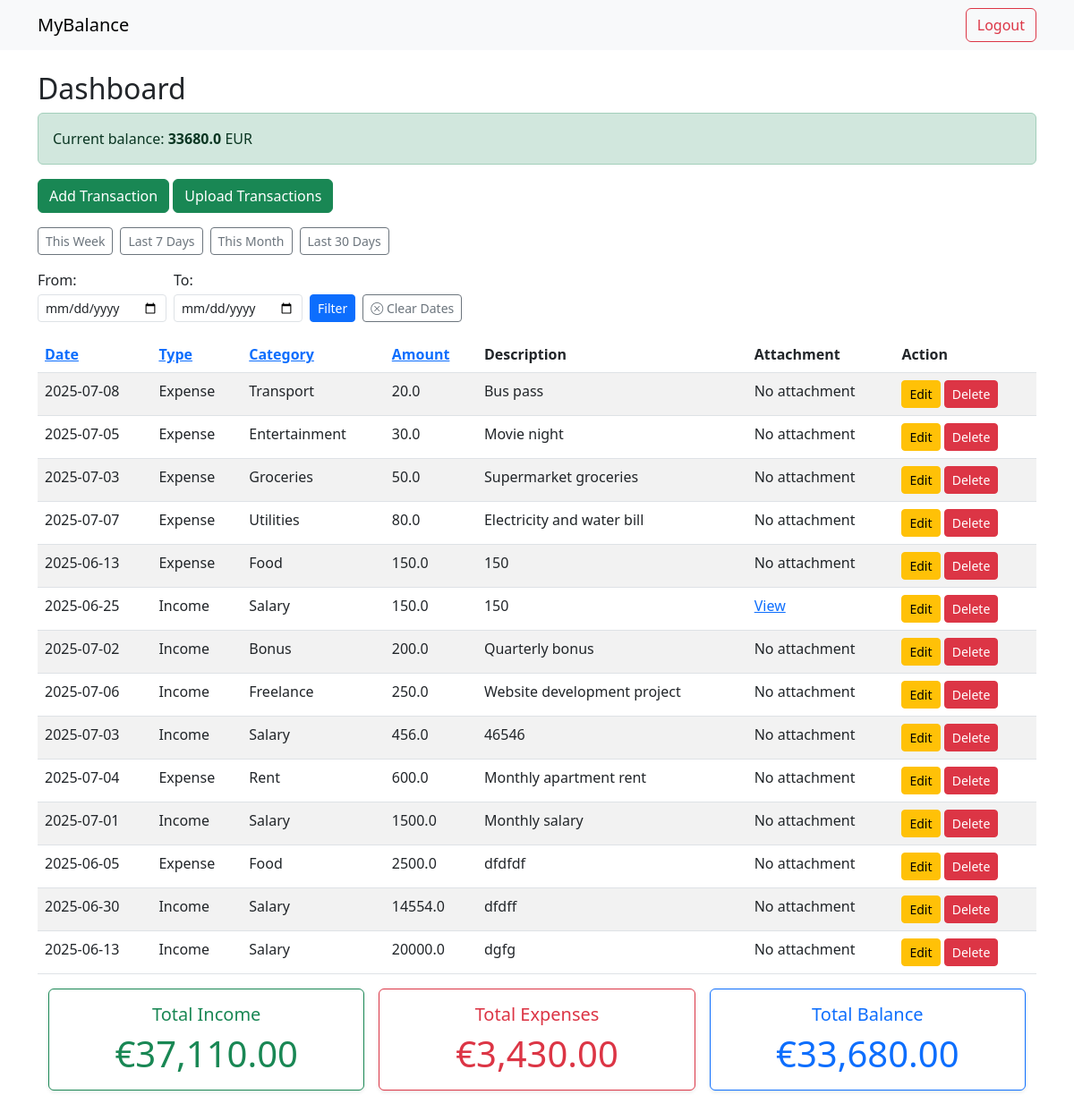
The app's page /dashboard?sort_by=amount&order=asc (signed in) with its own data.
### tables this page shows
CREATE TABLE transactions (
              id INTEGER PRIMARY KEY AUTOINCREMENT,
              user_id INTEGER,
              date TEXT,
              type TEXT,
              category TEXT,
              amount REAL,
              description TEXT, attachment TEXT,
              FOREIGN KEY(user_id) REFERENCES users(id)
              );

### app.py (the view)
@app.route('/dashboard')
def dashboard():
        if 'user_id' not in session:
            return redirect(url_for('login'))
        sort_by=request.args.get('sort_by','date')
        order=request.args.get('order','desc')
        if sort_by not in ['date','type','amount', 'category']:
             sort_by='date'
        if order not in ['asc', 'desc']:
             order='desc'
        date_from=request.args.get('from')
        date_to=request.args.get('to')
        preset=request.args.get('preset')
        today=date.today()
        if preset=='this_week':
             start_of_week=today-timedelta(days=today.weekday())
             date_from=start_of_week.isoformat()
             date_to=today.isoformat()
        elif preset=='last_7_days':
             date_from=(today-timedelta(days=6)).isoformat()
             date_to=today.isoformat()
        elif preset=='this_month':
             date_from=(today.replace(day=1)).isoformat()
             date_to=today.isoformat()
        elif preset=='last_30_days':
             date_from=(today-timedelta(days=29)).isoformat()
             date_to=today.isoformat()
        query='''
            SELECT id, date, type, category, amount, description, attachment
            FROM transactions
            WHERE user_id=?
        '''
        params=[session['user_id']]
        if date_from:
             query+=" AND date>=?"
             params.append(date_from)
        if date_to:
             query+=" AND date<=?"
             params.append(date_to)
        query+= f"ORDER BY {sort_by} {order}"
        conn=get_db_conn()
        c=conn.cursor()
        c.execute(query, tuple(params))
        transactions=c.fetchall()
        query_current = '''SELECT
                        COALESCE(SUM(CASE WHEN type='Income' THEN amount ELSE 0 END),0) -
                        COALESCE(SUM(CASE WHEN type='Expense' THEN amount ELSE 0 END),0) AS balance
                        FROM transactions
                        WHERE user_id=?'''
        c.execute(query_current, (session['user_id'],))
        current_balance = c.fetchone()['balance']
        query_totals='''
                    SELECT
                    COALESCE(SUM(CASE WHEN type='Income' THEN amount ELSE 0 END),0)-
                    COALESCE(SUM(CASE WHEN type='Expense' THEN amount ELSE 0 END),0) AS balance,
                    COALESCE(SUM(CASE WHEN type='Income' THEN amount ELSE 0 END),0) AS total_income,
                    COALESCE(SUM(CASE WHEN type='Expense' THEN amount ELSE 0 END),0) AS total_expenses
                    FROM transactions
                    WHERE user_id=?

                  '''
        params_totals=[session['user_id']]
        if date_from:
            query_totals+= ' AND date>=?'
            params_totals.append(date_from)
        if date_to:
            query_totals+= ' AND date<=?'
            params_totals.append(date_to)
        c.execute(query_totals, tuple(params_totals))
        row=c.fetchone()
        total_income=row['total_income']
        total_expenses=row['total_expenses']
        balance=row['balance']
        conn.close()
        return render_template('dashboard.html', transactions=transactions, sort_by=sort_by, order=order, date_from=date_from,
                               date_to=date_to, balance=balance, total_income=total_income,total_expenses=total_expenses, current_balance=current_balance)

### app.py (called while the page is built)
def get_db_conn():
     conn=sqlite3.connect(DATABASE)
     conn.row_factory=sqlite3.Row
     return conn

### templates/dashboard.html (shortened to what this page needs)
{% extends 'base.html' %}
{% block content %}
<h2>Dashboard</h2>
<div class="alert {% if balance>=0 %} alert-success {% else %} alert-danger {% endif %}" role="alert">
    Current balance: <strong>{{current_balance}}</strong> EUR
</div>
<a href="{{ url_for('add') }}" class="btn btn-success mb-3">Add Transaction</a>
<a href="{{ url_for('import_transactions') }}" class="btn btn-success mb-3">Upload Transactions</a>
<form method="get" class="d-flex align-items-end gap-2 mb-3" style="flex-wrap: wrap; max-width: 600px;">
      <div class="col-auto">
        <a href="{{ url_for('dashboard', preset='this_week')}}" class="btn btn-outline-secondary btn-sm">This Week</a>
    </div>
    <div class="col-auto">
        <a href="{{ url_for('dashboard', preset='last_7_days')}}" class="btn btn-outline-secondary btn-sm">Last 7 Days</a>
    </div>
    <div class="col-auto">
        <a href="{{ url_for('dashboard', preset='this_month')}}" class="btn btn-outline-secondary btn-sm">This Month</a>
    </div>
    <div class="col-auto">
        <a href="{{ url_for('dashboard', preset='last_30_days')}}" class="btn btn-outline-secondary btn-sm">Last 30 Days</a>
    </div>
    <div class="col-auto">
        <label for="from" class="form-label mb-1">From:</label>
        <input type="date" name="from" id="from" class="form-control form-control-sm" value="{{ date_from or ''}}">
    </div>
    <div class="col-auto">
        <label for="to" class="form-label mb-1">To:</label>
        <input type="date" name="to" id="to" class="form-control form-control-sm" value="{{ date_to or ''}}">
    </div>
    <div class="col-auto">
        <button type="submit" class="btn btn-sm btn-primary">Filter</button>
    </div>
    <div class="col-auto">
        <a href="{{ url_for('dashboard')}}" class="btn btn-outline-secondary btn-sm">
            <i class="bi bi-x-circle"></i> Clear Dates</a>
    </div>
</form>
<table class="table table-striped">
    <thead>
        <tr>
            <th><a href="{{ url_for('dashboard',sort_by='date', order='asc' if sort_by!='date' or order=='desc' else 'desc' ) }}">Date</a></th>
            <th><a href="{{ url_for('dashboard', sort_by='type', order='asc' if sort_by!='type' or order=='desc' else 'desc')}}">Type</a></th>
            <th><a href="{{ url_for ('dashboard', sort_by='category', order='asc' if sort_by!='category' or order=='desc' else 'desc')}}">Category</a></th>
            <th><a href ="{{ url_for('dashboard', sort_by='amount', order='asc' if sort_by!='amount' or order=='desc' else 'desc')}}">Amount</a></th>
            <th>Description</th>
            <th>Attachment</th>
            <th>Action</th>
        </tr>
    </thead>
    <tbody>
        {% for t in transactions %}
        <tr>
            <td>{{ t['date'] }}</td>
            <td>{{ t['type'] }}</td>
            <td>{{ t['category'] }}</td>
            <td>{{ t['amount'] }}</td>
            <td>{{ t['description'] }}</td>
            <td>
                {% if  t['attachment']%}
                    <a href="{{ url_for('static', filename='uploads/'+t['attachment'])}}" target="_blank">View</a>
                {% else %}
                    No attachment
                {% endif %}
               </td>
            <td >
                <a href="{{url_for('update', id=t['id'])}}" class="btn btn-sm btn-warning">Edit</a>
                <a href="{{ url_for('confirm_delete', id=t['id'], target='record')}}" class="btn btn-sm btn-danger">Delete</a>
            </td>
        </tr>
        {% endfor %}
    </tbody>
</table>
<div class="container mb-4">
  <div class="row g-3">
    {% if date_from or date_to %}
      <div class="col-md-4">
        <div class="card border-success shadow-sm">
          <div class="card-body text-center">
            <h5 class="card-title text-success">Income for period</h5>
            <p class="card-text display-6 text-success ">€{{ "{:,.2f}".format(total_income) }}</p>
          </div>
        </div>
      </div>
      <div class="col-md-4">
        <div class="card border-danger shadow-sm">
          <div class="card-body text-center">
            <h5 class="card-title text-danger">Expenses for period</h5>
            <p class="card-text display-6 text-danger ">€{{ "{:,.2f}".format(total_expenses) }}</p>
          </div>
        </div>
      </div>
      <div class="col-md-4">
        <div class="card border-primary shadow-sm">
          <div class="card-body text-center">
            <h5 class="card-title text-primary">Balance for period</h5>
            <p class="card-text display-6 text-primary">€{{ "{:,.2f}".format(balance) }}</p>
          </div>
        </div>
      </div>
    {% else %}
      <div class="col-md-4">
        <div class="card border-success shadow-sm">
          <div class="card-body text-center">
            <h5 class="card-title text-success">Total Income</h5>
             <p class="card-text display-6 text-success ">€{{ "{:,.2f}".format(total_income) }}</p>
          </div>
        </div>
      </div>
      <div class="col-md-4">
        <div class="card border-danger shadow-sm">
          <div class="card-body text-center">
            <h5 class="card-title text-danger">Total Expenses</h5>
            <p class="card-text display-6 text-danger ">€{{ "{:,.2f}".format(total_expenses) }}</p>
          </div>
        </div>
      </div>
      <div class="col-md-4">
        <div class="card border-primary shadow-sm">
          <div class="card-body text-center">
            <h5 class="card-title text-primary">Total Balance</h5>
           <p class="card-text display-6 text-primary">€{{ "{:,.2f}".format(balance) }}</p>
          </div>
        </div>
      </div>
    {% endif %}
  </div>
</div>
{% endblock %}

### records on screen
transactions: date "2025-07-08", type "Expense", category "Transport", amount "20.0", description "Bus pass", shows "No attachment"
transactions: date "2025-07-05", type "Expense", category "Entertainment", amount "30.0", description "Movie night", shows "No attachment"
transactions: date "2025-07-03", type "Expense", category "Groceries", amount "50.0", description "Supermarket groceries", shows "No attachment"
transactions: date "2025-07-07", type "Expense", category "Utilities", amount "80.0", description "Electricity and water bill", shows "No attachment"
transactions: date "2025-06-13", type "Expense", category "Food", amount "150.0", description "150", shows "No attachment"
transactions: date "2025-06-25", type "Income", category "Salary", amount "150.0", description "150"
transactions: date "2025-07-02", type "Income", category "Bonus", amount "200.0", description "Quarterly bonus", shows "No attachment"
transactions: date "2025-07-06", type "Income", category "Freelance", amount "250.0", description "Website development project", shows "No attachment"
transactions: date "2025-07-03", type "Income", category "Salary", amount "456.0", description "46546", shows "No attachment"
transactions: date "2025-07-04", type "Expense", category "Rent", amount "600.0", description "Monthly apartment rent", shows "No attachment"
transactions: date "2025-07-01", type "Income", category "Salary", amount "1500.0", description "Monthly salary", shows "No attachment"
transactions: date "2025-06-05", type "Expense", category "Food", amount "2500.0", description "dfdfdf", shows "No attachment"
transactions: date "2025-06-30", type "Income", category "Salary", amount "14554.0", description "dfdff", shows "No attachment"
transactions: date "2025-06-13", type "Income", category "Salary", amount "20000.0", description "dgfg", shows "No attachment"

### other values on screen
{{ current_balance }} "33680.0"
{{ "{:,.2f}".format(total_income) }} "37,110.00"
{{ "{:,.2f}".format(total_expenses) }} "3,430.00"
{{ "{:,.2f}".format(balance) }} "33,680.00"
